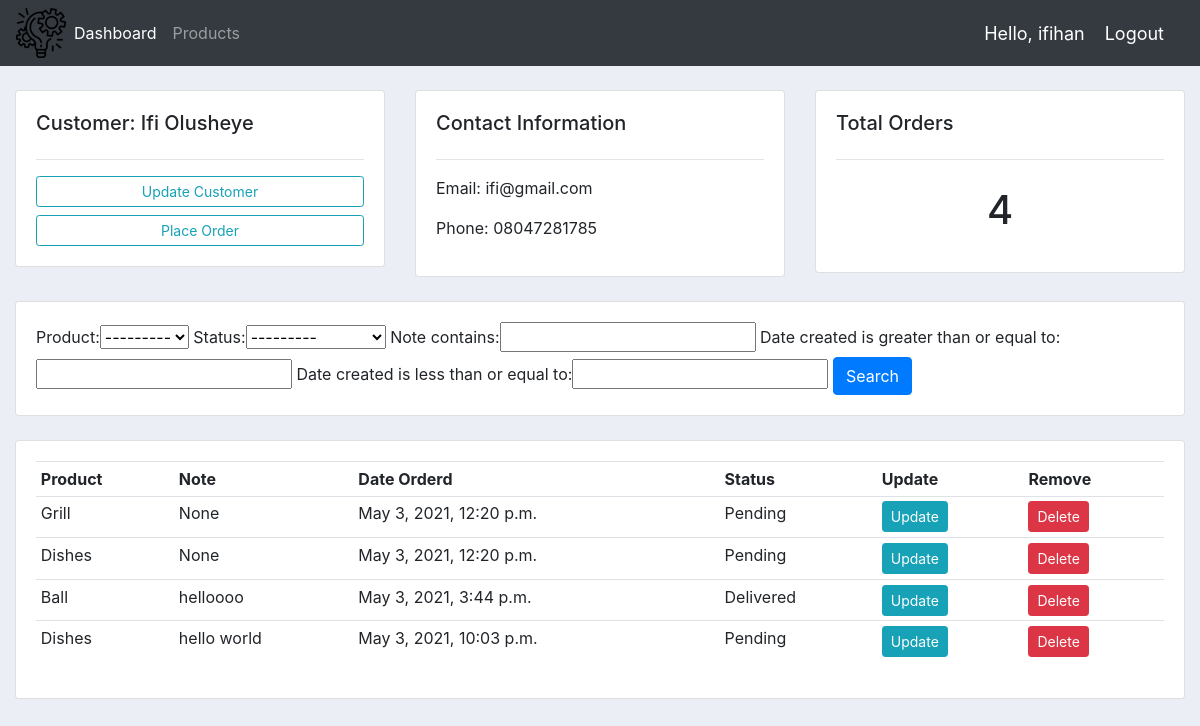
The app's page /customer/1/ (signed in) with its own data.
### accounts/models.py (models this page shows, shortened)
class Customer(models.Model):
    user = models.OneToOneField(
        User, null=True, blank=True, on_delete=models.CASCADE)
    name = models.CharField(max_length=200, null=True)
    phone = models.CharField(max_length=15, null=True)
    email = models.CharField(max_length=200, null=True)
    profile_pic = models.ImageField(default='profile.png', null=True, blank=True)
    date_created = models.DateTimeField(auto_now_add=True, null=True)

class Order(models.Model):
    STATUS = (
        ('Pending', 'Pending'),
        ('Out for delivery', 'Out for delivery'),
        ('Delivered', 'Delivered')
    )
    customer = models.ForeignKey(
        Customer, null=True, on_delete=models.SET_NULL)
    product = models.ForeignKey(Product, null=True, on_delete=models.SET_NULL)
    date_created = models.DateTimeField(auto_now_add=True, null=True)
    status = models.CharField(max_length=200, null=True, choices=STATUS)
    note = models.CharField(max_length=1000, null=True)

class Product(models.Model):
    CATEGORY = (
        ('Indoor', 'Indoor'),
        ('Out Door', 'Out Door')
    )
    name = models.CharField(max_length=200, null=True)
    price = models.FloatField(null=True)
    category = models.CharField(max_length=200, null=True, choices=CATEGORY)
    description = models.CharField(max_length=200, null=True, blank=True)
    date_created = models.DateTimeField(auto_now_add=True, null=True)
    tags = models.ManyToManyField(Tag)
    def __str__(self):
        return self.name

### accounts/decorators.py (the view)
		def wrapper_func(request, *args, **kwargs):
			group = None
			if request.user.groups.exists():
				group = request.user.groups.all()[0].name
			if group in allowed_roles:
				return view_func(request, *args, **kwargs)
			else:
				return HttpResponse('You are not authorized to view this page')

### accounts/views.py (called while the page is built)
@login_required(login_url='login')
@allowed_users(allowed_roles=['admin'])
def customer(request, pk):
    customer = Customer.objects.get(id=pk)
    orders = customer.order_set.all()
    orders_count = orders.count()
    myFilter = OrderFilter(request.GET, queryset=orders)
    orders = myFilter.qs
    context = {'customer': customer, 'orders': orders,
               'orders_count': orders_count, 'myFilter': myFilter}
    return render(request, 'accounts/customer.html', context)

### accounts/templates/accounts/customer.html
{%  extends 'accounts/main.html' %}
{% block content %}
	<br>
<div class="row">
	<div class="col-md">
		<div class="card card-body">
			<h5>Customer: {{customer.name}}</h5>
			<hr>
			<a class="btn btn-outline-info  btn-sm btn-block" href="">Update Customer</a>
			<a class="btn btn-outline-info  btn-sm btn-block" href="{% url 'create_order' customer.id %}">Place Order</a>
		</div>
	</div>
	<div class="col-md">
		<div class="card card-body">
			<h5>Contact Information</h5>
			<hr>
			<p>Email: {{ customer.email }}</p>
			<p>Phone: {{ customer.phone }} </p>
		</div>
	</div>
	<div class="col-md">
		<div class="card card-body">
			<h5>Total Orders</h5>
			<hr>
			<h1 style="text-align: center;padding: 10px">{{orders_count}}</h1>
		</div>
	</div>
</div>
<br>
<div class="row">
	<div class="col">
		<div class="card card-body">
			<form method="get">
				{{ myFilter.form }}
		    <button class="btn btn-primary" type="submit">Search</button>
		  </form>
		</div>
	</div>
</div>
<br>
<div class="row">
	<div class="col-md">
		<div class="card card-body">
			<table class="table table-sm">
				<tr>
					<th>Product</th>
					<th>Note</th>
					<th>Date Orderd</th>
					<th>Status</th>
					<th>Update</th>
					<th>Remove</th>
				</tr>
				{% for order in orders %}
				<tr>
					<td>{{ order.product }}</td>
					<td>{{ order.note }}</td>
					<td>{{ order.date_created }}</td>
					<td>{{ order.status }}</td>
					<td><a href="{% url 'update_order' order.id %}" class="btn btn-sm btn-info">Update</a></td>
					<td><a href="{% url 'delete_order' order.id %}" class="btn btn-sm btn-danger">Delete</a></td>
				</tr>
			{% endfor %}
			</table>
		</div>
	</div>
</div>
{% endblock %}

### accounts/templates/accounts/navbar.html (shortened to what this page needs)
{% load static %}
<nav class="navbar navbar-expand-lg navbar-dark bg-dark">
    <img src="{% static 'images/logo.png' %}">
    <div class="collapse navbar-collapse" id="navbarNav">
      <ul class="navbar-nav">
        {% if request.user.is_staff %}
        <li class="nav-item active">
          <a class="nav-link" href="{% url 'home' %}">Dashboard</a>
        </li>
        <li class="nav-item">
          <a class="nav-link" href="{% url 'products' %}">Products</a>
        </li>
        {% else %}
        <li class="nav-item">
          <a class="nav-link" href="{% url 'account' %}">Settings</a>
        </li>
        {% endif %}
      </ul>
    </div>
    <span class="hello-msg">Hello, {{ request.user }}</span>
    <span><a class="hello-msg" href="{% url 'logout' %}">Logout</a></span>
  </nav>

### static/css/main.css (style rules this page uses)
body { background-color: #ebeff5; }

### accounts/templates/accounts/navbar.html (style rules this page uses)
.hello-msg { font-size: 18px; color: #fff; margin-right: 20px; }

### records on screen
Customer: name "Ifi Olusheye", email "ifi@gmail.com", phone "08047281785"
Order: product "Grill", note "None", date_created "May 3, 2021, 12:20 p.m.", status "Pending"
Order: product "Dishes", note "None", date_created "May 3, 2021, 12:20 p.m.", status "Pending"
Order: product "Ball", note "helloooo", date_created "May 3, 2021, 3:44 p.m.", status "Delivered"
Order: product "Dishes", note "hello world", date_created "May 3, 2021, 10:03 p.m.", status "Pending"

### other values on screen
{{ request.user }} "ifihan"
{{ orders_count }} "4"
